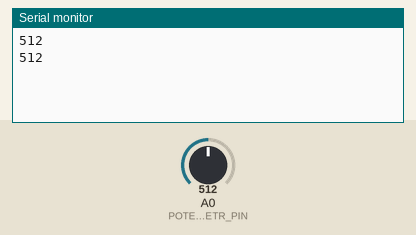
This sketch was run on a simulated Arduino Leonardo, built with avr-gcc and run on an emulated ATmega32U4. Parts: the last lines printed to the serial monitor. The inputs (shaded band) are chosen by the test bench; at power-on: A0 (POTENCJOMETR_PIN) = 512.

Above: at 1.8 s.
1.9 s: A0 (POTENCJOMETR_PIN) set to 716
At 2.4 s:
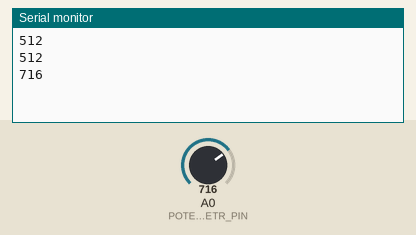
3.4 s: A0 (POTENCJOMETR_PIN) set to 900
At 4.8 s:
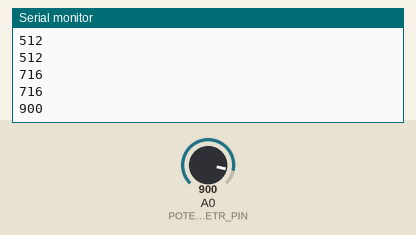
Timing chart, 0 to 6.4 s (numbered marks = the images above; inputs shaded):
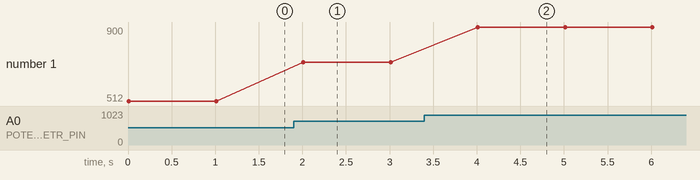

The sketch:

StepperMotorControl.ino
```cpp
// Numer analogowego pinu do którego podłączony jest potencjometr
#define POTENCJOMETR_PIN 0

void setup()
{
  // Ustawienie komunikacji z komputerem na 57600 bodów
  Serial.begin(57600);

  // Oczekiwanie na uaktywnienie portu w Arduino Leonardo
  while (!Serial);
}

void loop()
{
  // Odczyt wartości z potencjometru
  int value = analogRead(POTENCJOMETR_PIN);

  // Wysłanie wartości do komputera
  Serial.println(value, DEC);

  // Oczekiwanie 20 ms czyli wysyłanie 50x na sekundę
  delay(1000);
}
```

Measured:
- after the input at 1.9 s, the serial monitor: prints a new line after 0.11 s (image 1)
- after the input at 3.4 s, the serial monitor: prints a new line after 0.61 s (image 2)
- plotted number 1: 512 → 716 after the input at 1.9 s, 716 → 900 after the input at 3.4 s
